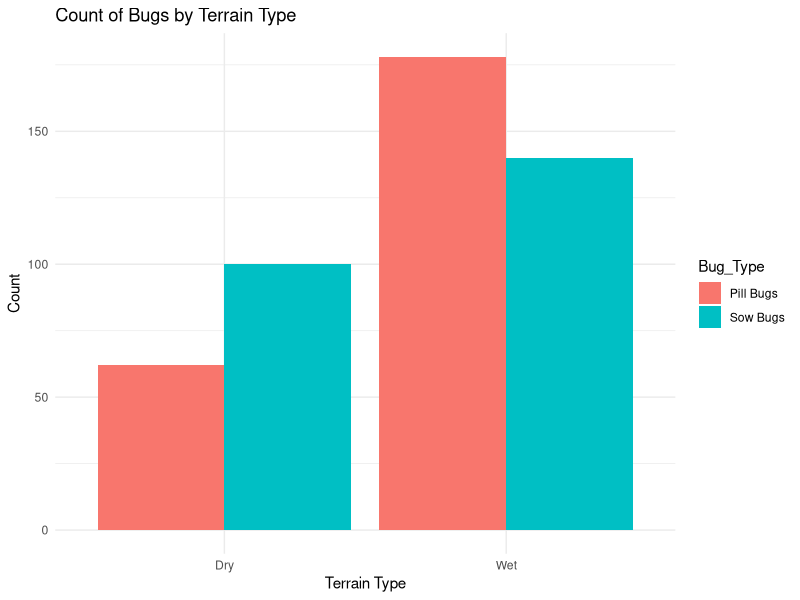
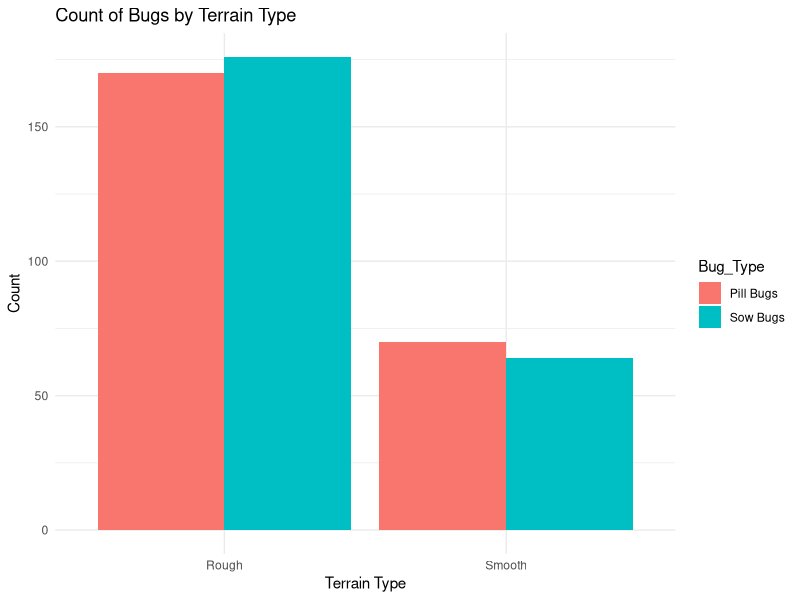

Source code (R) for these figures, in order:
## ---- chunk 1
# Load packages
library(ggplot2)
library(tidyverse)
## ---- chunk 2

# Load necessary library
library(ggplot2)
library(tidyr)
## ---- chunk 3
# Create the data as a wide format data frame
wet_dry_df <- data.frame(
  Bug_Type = c('Sow Bugs', 'Pill Bugs'),
  Wet = c(140, 178),
  Dry = c(100, 62)
)
## ---- chunk 4
# Reshape the data from wide to long format
wd_long <- pivot_longer(wet_dry_df, cols = c(Wet, Dry), 
                          names_to = "Terrain_Type", values_to = "Count")
## ---- chunk 5
# Create the bar plot
ggplot(wd_long, aes(x = Terrain_Type, y = Count, fill = Bug_Type)) +
  geom_bar(stat = "identity", position = "dodge") +  # Use "dodge" for side-by-side bars
  xlab("Terrain Type") +
  ylab("Count") +
  ggtitle("Count of Bugs by Terrain Type") +
  theme_minimal()

## ---- chunk 6

# Create contingency Table
wet_dry_table <- matrix(c(140, 100, 178, 62), nrow = 2, byrow = TRUE,
                        dimnames = list("Bug Type" = c("Sow Bugs", "Pill Bugs"),
                                        "Terrain Type" = c("Wet", "Dry")))
print(wet_dry_table)
## ---- chunk 7

#Run chi-squared test for independence
wet_dry_chi <- chisq.test(wet_dry_table)

print(wet_dry_chi)
## ---- chunk 8
#Create contingency table
smooth_rough_table <- matrix(c(64, 176, 70, 170), nrow = 2, byrow = TRUE,
                         dimnames = list("Bug Type" = c("Sow Bugs", "Pill Bugs"),
                                         "Terrain Type" = c("Smooth", "Rough")))
print(smooth_rough_table)
## ---- chunk 9
smooth_rough_chi <- chisq.test(smooth_rough_table)

print(smooth_rough_chi)
## ---- chunk 10

# Load necessary library
library(ggplot2)
library(tidyr)

# Create the data as a wide format data frame
rough_smooth_df <- data.frame(
  Bug_Type = c('Sow Bugs', 'Pill Bugs'),
  Smooth = c(64, 70),
  Rough = c(176, 170)
)

# Reshape the data from wide to long format
sr_long <- pivot_longer(rough_smooth_df, cols = c(Smooth, Rough), 
                          names_to = "Terrain_Type", values_to = "Count")
## ---- chunk 11
# Create the bar plot
ggplot(sr_long, aes(x = Terrain_Type, y = Count, fill = Bug_Type)) +
  geom_bar(stat = "identity", position = "dodge") +  # Use "dodge" for side-by-side bars
  xlab("Terrain Type") +
  ylab("Count") +
  ggtitle("Count of Bugs by Terrain Type") +
  theme_minimal()

